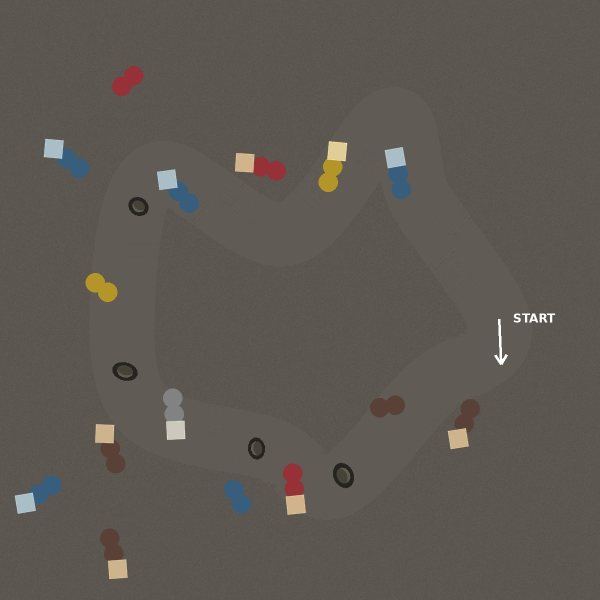
#> input picture Task-4/input/1.jpeg, 1200 x 1200 px, found by its file name (shown at 1/2 size); its folder holds only this picture in this run
$ python main.py
#> lines starting #> are read from the running program, lines starting #| are printed output that depends on the picture; after the words box and inside, x2 and y2 are one past the last pixel; in counts of white or black regions, pixels touching at a corner belong together
#> in process_image, image is the input picture: shape (1200, 1200, 3); mean B, G, R 82, 88.1, 93.4
import cv2
import numpy as np
import os
import heapq
import math


# ================================================================
# TASK 4 - AERIAL PATH PLANNING
# ================================================================
#
# Idea used in this program:
# 1. Detect the grey road from the aerial image.
# 2. Treat coloured objects and black potholes as unsafe areas.
# 3. Put checkpoints around the inside of the closed track.
# 4. Use A* to join every checkpoint without leaving the safe road.
#
# The images in this task are 1200 x 1200.  A* is run on a smaller
# grid so that the code stays fast and easy to understand.


BASE_FOLDER = os.path.dirname(os.path.abspath(__file__))
INPUT_FOLDER = os.path.join(BASE_FOLDER, "Input")
OUTPUT_FOLDER = os.path.join(BASE_FOLDER, "Output")

os.makedirs(OUTPUT_FOLDER, exist_ok=True)


GRID_SIZE = 4               # One A* cell represents 4 x 4 image pixels.
CHECKPOINT_COUNT = 14       # More checkpoints make the loop smoother.


# ----------------------------------------------------------------
# HELPER FUNCTIONS FOR IMAGE MASKS
# ----------------------------------------------------------------

def largest_component(mask):
    """Keep only the biggest white connected area in a black/white mask."""

    number, labels, stats, _ = cv2.connectedComponentsWithStats(
        mask,
        connectivity=8
    )

    if number <= 1:
        return np.zeros_like(mask)

    # Label 0 is the black background, so start checking from label 1.
    biggest_label = 1 + np.argmax(stats[1:, cv2.CC_STAT_AREA])

    clean_mask = np.zeros_like(mask)
    clean_mask[labels == biggest_label] = 255

    return clean_mask


def detect_road(image):
    """Return a mask in which white pixels are the road."""

    gray = cv2.cvtColor(image, cv2.COLOR_BGR2GRAY)
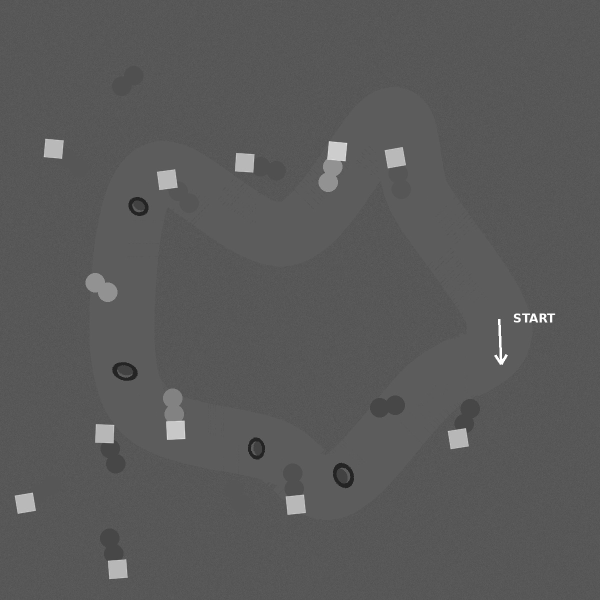
#> gray: shape (1200, 1200) (shown at 1/2 size); min 24, max 255, mean 89.2

    # The road has a grey value close to 92.  Blurring first removes the
    # texture/noise present in some of the supplied images.
    blurred = cv2.GaussianBlur(gray, (21, 21), 0)
    road_mask = cv2.inRange(blurred, 90, 94)
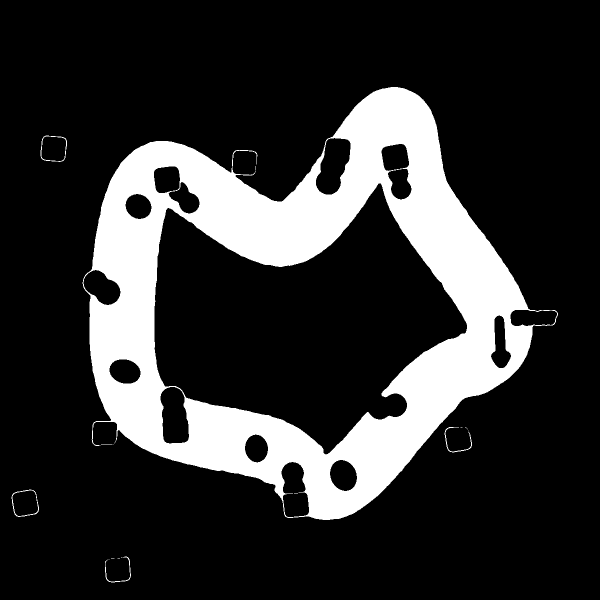
#> road_mask: shape (1200, 1200) (shown at 1/2 size); 19.3% white; 18 white regions (12 under 20 px), largest, box (x1, y1, x2, y2) and area: (165, 174, 1116, 1040) 276422, (23, 979, 78, 1034) 324, (81, 271, 134, 324) 312, (889, 854, 944, 905) 272, (210, 1113, 262, 1165) 253, (202, 889, 225, 890) 23

    # Join very tiny gaps caused by image compression.
    small_kernel = cv2.getStructuringElement(
        cv2.MORPH_ELLIPSE,
        (9, 9)
    )
    road_mask = cv2.morphologyEx(
        road_mask,
        cv2.MORPH_CLOSE,
        small_kernel
    )
#> road_mask: shape (1200, 1200); 19.3% white; 16 white regions (10 under 20 px), largest, box (x1, y1, x2, y2) and area: (165, 174, 1116, 1040) 276629, (23, 979, 78, 1034) 326, (81, 271, 134, 324) 315, (889, 854, 944, 905) 276, (210, 1113, 262, 1165) 256, (202, 888, 227, 890) 25

    # Other parts of the picture can have a similar grey shade.  The road
    # is the largest connected grey shape, so keep only that shape.
    road_mask = largest_component(road_mask)
#> in largest_component, `number, labels, stats, _ = cv2.connectedComponentsWithStats( mask, con..`:
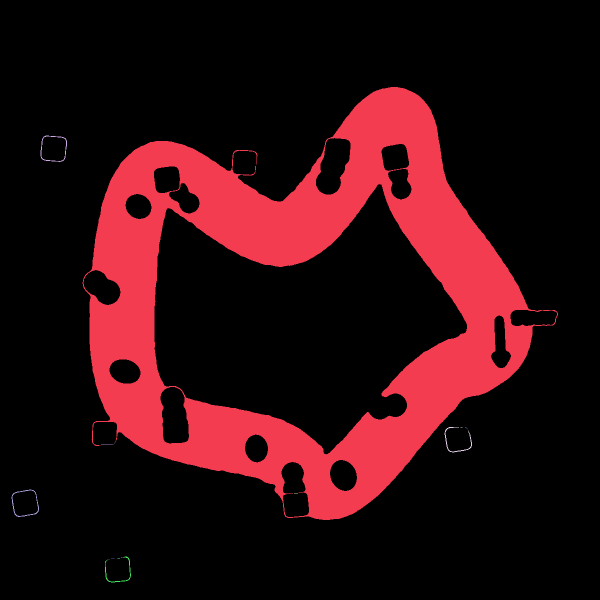
#> labels: shape (1200, 1200) int32 (shown at 1/2 size); 17 distinct labels, from 0 to 16; one colour per label, 0 black
#> in largest_component, `number, labels, stats, _ = cv2.connectedComponentsWithStats( mask, con..`: number = 17; stats = 17 rows, first 6: [0, 0, 1200, 1200, 1162128], [165, 174, 951, 866, 276629], [81, 271, 53, 53, 315], [511, 332, 1, 9, 9], [889, 854, 55, 51, 276], [921, 854, 4, 1, 4]
#> in largest_component, `biggest_label = 1 + np.argmax(stats[1:, cv2.CC_STAT_AREA])`: biggest_label = 1
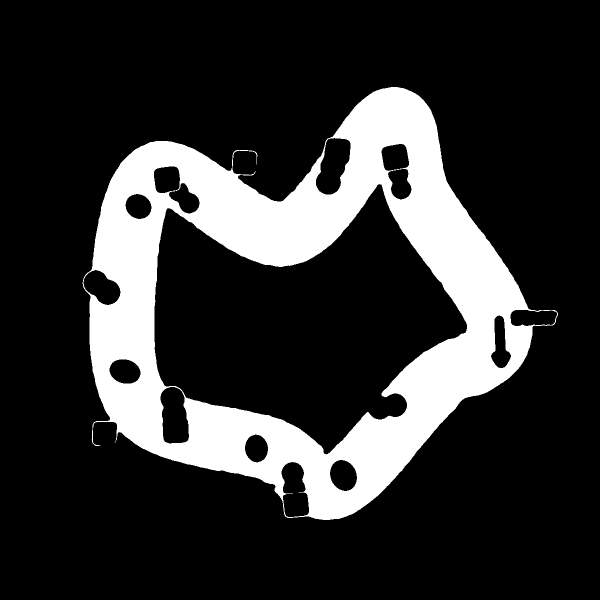
#> road_mask: shape (1200, 1200) (shown at 1/2 size); 19.2% white; 1 white region, box (x1, y1, x2, y2) and area: (165, 174, 1116, 1040) 276629

    # Some potholes/objects make narrow holes in the detected road.  Close
    # those holes here to get one clean course shape.  They are removed again
    # later by detect_hazards(), so the final path still avoids them.
    course_kernel = cv2.getStructuringElement(
        cv2.MORPH_ELLIPSE,
        (41, 41)
    )
    road_mask = cv2.morphologyEx(
        road_mask,
        cv2.MORPH_CLOSE,
        course_kernel
    )
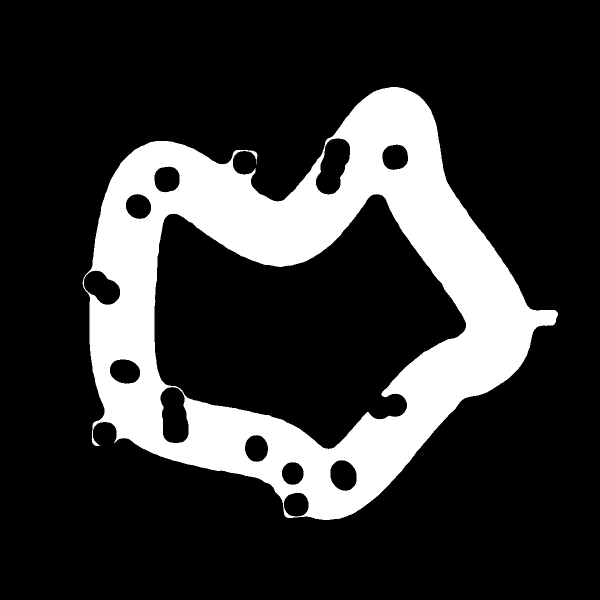
#> road_mask: shape (1200, 1200) (shown at 1/2 size); 20.2% white; 1 white region, box (x1, y1, x2, y2) and area: (165, 174, 1116, 1040) 290828

    return road_mask


def keep_object_blobs(mask):
    """Remove very small noise from an object/hazard mask."""

    contours, _ = cv2.findContours(
        mask,
        cv2.RETR_EXTERNAL,
        cv2.CHAIN_APPROX_SIMPLE
    )

    clean_mask = np.zeros_like(mask)

    for contour in contours:
        area = cv2.contourArea(contour)
        x, y, width, height = cv2.boundingRect(contour)

        # Real objects in these images are much larger than small texture
        # marks on the road.  The upper limit ignores a large background area.
        if area < 25 or area > 8000:
            continue

        if width < 3 or height < 3:
            continue

        cv2.drawContours(clean_mask, [contour], -1, 255, -1)

    return clean_mask


def detect_hazards(image, road_mask):
    """Detect coloured obstacles, light blocks, and dark potholes."""

    gray = cv2.cvtColor(image, cv2.COLOR_BGR2GRAY)
    hsv = cv2.cvtColor(image, cv2.COLOR_BGR2HSV)
#> hsv: shape (1200, 1200, 3); mean H, S, V 17.9, 33.2, 94.1

    # Coloured obstacles have high saturation.  Potholes are dark, while
    # the small square obstacles are light but not pure-white START text.
    coloured = hsv[:, :, 1] > 50
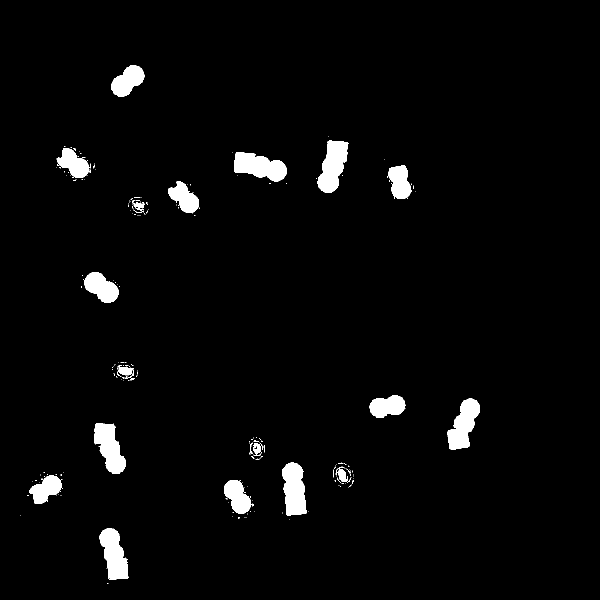
#> coloured: shape (1200, 1200) bool (shown at 1/2 size); 3.1% white; 240 white regions (216 under 20 px), largest, box (x1, y1, x2, y2) and area: (468, 304, 573, 363) 4002, (635, 281, 698, 385) 3996, (564, 925, 614, 1032) 3918
    dark = gray < 72
#> dark: shape (1200, 1200) bool; 0.85% white; 10 white regions (2 under 20 px), largest, box (x1, y1, x2, y2) and area: (740, 791, 810, 835) 1931, (200, 1057, 247, 1121) 1837, (909, 798, 960, 865) 1836
    light_object = (gray > 125) & (gray < 245)
#> light_object: shape (1200, 1200) bool; 1.5% white; 57 white regions (45 under 20 px), largest, box (x1, y1, x2, y2) and area: (637, 282, 695, 384) 3553, (326, 777, 371, 880) 3525, (171, 546, 235, 604) 2268
#> (the rest of the program and of its run is left out)
